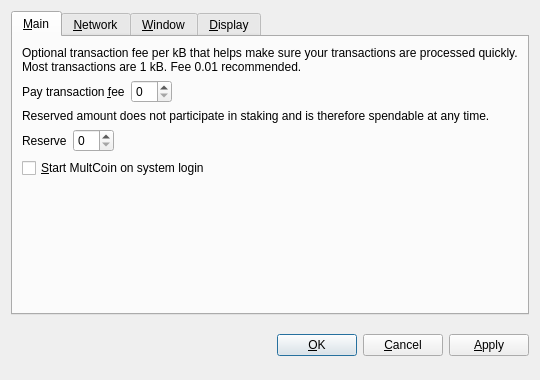
<?xml version="1.0" encoding="UTF-8"?>
<ui version="4.0">
 <class>OptionsDialog</class>
 <widget class="QDialog" name="OptionsDialog">
  <property name="geometry">
   <rect>
    <x>0</x>
    <y>0</y>
    <width>540</width>
    <height>380</height>
   </rect>
  </property>
  <property name="windowTitle">
   <string>Options</string>
  </property>
  <property name="modal">
   <bool>true</bool>
  </property>
  <layout class="QVBoxLayout" name="verticalLayout">
   <item>
    <widget class="QTabWidget" name="tabWidget">
     <property name="tabPosition">
      <enum>QTabWidget::North</enum>
     </property>
     <property name="currentIndex">
      <number>0</number>
     </property>
     <widget class="QWidget" name="tabMain">
      <attribute name="title">
       <string>&amp;Main</string>
      </attribute>
      <layout class="QVBoxLayout" name="verticalLayout_Main">
       <item>
        <widget class="QLabel" name="transactionFeeInfoLabel">
         <property name="text">
          <string>Optional transaction fee per kB that helps make sure your transactions are processed quickly. Most transactions are 1 kB. Fee 0.01 recommended.</string>
         </property>
         <property name="textFormat">
          <enum>Qt::PlainText</enum>
         </property>
         <property name="wordWrap">
          <bool>true</bool>
         </property>
        </widget>
       </item>
       <item>
        <layout class="QHBoxLayout" name="horizontalLayoutFee">
         <item>
          <widget class="QLabel" name="transactionFeeLabel">
           <property name="text">
            <string>Pay transaction &amp;fee</string>
           </property>
           <property name="textFormat">
            <enum>Qt::PlainText</enum>
           </property>
           <property name="buddy">
            <cstring>transactionFee</cstring>
           </property>
          </widget>
         </item>
         <item>
          <widget class="BitcoinAmountField" name="transactionFee"/>
         </item>
         <item>
          <spacer name="horizontalSpacerFee">
           <property name="orientation">
            <enum>Qt::Horizontal</enum>
           </property>
           <property name="sizeHint" stdset="0">
            <size>
             <width>40</width>
             <height>20</height>
            </size>
           </property>
          </spacer>
         </item>
        </layout>
       </item>
       <item>
        <widget class="QLabel" name="reserveBalanceInfoLabel">
         <property name="text">
          <string>Reserved amount does not participate in staking and is therefore spendable at any time.</string>
         </property>
         <property name="textFormat">
          <enum>Qt::PlainText</enum>
         </property>
         <property name="wordWrap">
          <bool>true</bool>
         </property>
        </widget>
       </item>
       <item>
        <layout class="QHBoxLayout" name="horizontalLayoutReserveBalance">
         <item>
          <widget class="QLabel" name="reserveBalanceLabel">
           <property name="text">
            <string>Reserve</string>
           </property>
           <property name="textFormat">
            <enum>Qt::PlainText</enum>
           </property>
           <property name="buddy">
            <cstring>reserveBalance</cstring>
           </property>
          </widget>
         </item>
         <item>
          <widget class="BitcoinAmountField" name="reserveBalance"/>
         </item>
         <item>
          <spacer name="horizontalSpacerReserveBalance">
           <property name="orientation">
            <enum>Qt::Horizontal</enum>
           </property>
           <property name="sizeHint" stdset="0">
            <size>
             <width>40</width>
             <height>20</height>
            </size>
           </property>
          </spacer>
         </item>
        </layout>
       </item>
       <item>
        <widget class="QCheckBox" name="bitcoinAtStartup">
         <property name="toolTip">
          <string>Automatically start MultCoin after logging in to the system.</string>
         </property>
         <property name="text">
          <string>&amp;Start MultCoin on system login</string>
         </property>
        </widget>
       </item>
       <item>
        <spacer name="verticalSpacer_Main">
         <property name="orientation">
          <enum>Qt::Vertical</enum>
         </property>
         <property name="sizeHint" stdset="0">
          <size>
           <width>20</width>
           <height>40</height>
          </size>
         </property>
        </spacer>
       </item>
      </layout>
     </widget>
     <widget class="QWidget" name="tabNetwork">
      <attribute name="title">
       <string>&amp;Network</string>
      </attribute>
      <layout class="QVBoxLayout" name="verticalLayout_Network">
       <item>
        <widget class="QCheckBox" name="mapPortUpnp">
         <property name="toolTip">
          <string>Automatically open the MultCoin client port on the router. This only works when your router supports UPnP and it is enabled.</string>
         </property>
         <property name="text">
          <string>Map port using &amp;UPnP</string>
         </property>
        </widget>
       </item>
       <item>
        <widget class="QCheckBox" name="connectSocks">
         <property name="toolTip">
          <string>Connect to the MultCoin network through a SOCKS proxy (e.g. when connecting through Tor).</string>
         </property>
         <property name="text">
          <string>&amp;Connect through SOCKS proxy:</string>
         </property>
        </widget>
       </item>
       <item>
        <layout class="QHBoxLayout" name="horizontalLayout_Network">
         <item>
          <widget class="QLabel" name="proxyIpLabel">
           <property name="text">
            <string>Proxy &amp;IP:</string>
           </property>
           <property name="textFormat">
            <enum>Qt::PlainText</enum>
           </property>
           <property name="buddy">
            <cstring>proxyIp</cstring>
           </property>
          </widget>
         </item>
         <item>
          <widget class="QValidatedLineEdit" name="proxyIp">
           <property name="maximumSize">
            <size>
             <width>140</width>
             <height>16777215</height>
            </size>
           </property>
           <property name="toolTip">
            <string>IP address of the proxy (e.g. 127.0.0.1)</string>
           </property>
          </widget>
         </item>
         <item>
          <widget class="QLabel" name="proxyPortLabel">
           <property name="text">
            <string>&amp;Port:</string>
           </property>
           <property name="textFormat">
            <enum>Qt::PlainText</enum>
           </property>
           <property name="buddy">
            <cstring>proxyPort</cstring>
           </property>
          </widget>
         </item>
         <item>
          <widget class="QLineEdit" name="proxyPort">
           <property name="maximumSize">
            <size>
             <width>55</width>
             <height>16777215</height>
            </size>
           </property>
           <property name="toolTip">
            <string>Port of the proxy (e.g. 9050)</string>
           </property>
          </widget>
         </item>
         <item>
          <widget class="QLabel" name="socksVersionLabel">
           <property name="text">
            <string>SOCKS &amp;Version:</string>
           </property>
           <property name="textFormat">
            <enum>Qt::PlainText</enum>
           </property>
           <property name="buddy">
            <cstring>socksVersion</cstring>
           </property>
          </widget>
         </item>
         <item>
          <widget class="QValueComboBox" name="socksVersion">
           <property name="toolTip">
            <string>SOCKS version of the proxy (e.g. 5)</string>
           </property>
          </widget>
         </item>
         <item>
          <spacer name="horizontalSpacer_Network">
           <property name="orientation">
            <enum>Qt::Horizontal</enum>
           </property>
           <property name="sizeHint" stdset="0">
            <size>
             <width>40</width>
             <height>20</height>
            </size>
           </property>
          </spacer>
         </item>
        </layout>
       </item>
       <item>
        <spacer name="verticalSpacer_Network">
         <property name="orientation">
          <enum>Qt::Vertical</enum>
         </property>
         <property name="sizeHint" stdset="0">
          <size>
           <width>20</width>
           <height>40</height>
          </size>
         </property>
        </spacer>
       </item>
      </layout>
     </widget>
     <widget class="QWidget" name="tabWindow">
      <attribute name="title">
       <string>&amp;Window</string>
      </attribute>
      <layout class="QVBoxLayout" name="verticalLayout_Window">
       <item>
        <widget class="QCheckBox" name="minimizeToTray">
         <property name="toolTip">
          <string>Show only a tray icon after minimizing the window.</string>
         </property>
         <property name="text">
          <string>&amp;Minimize to the tray instead of the taskbar</string>
         </property>
        </widget>
       </item>
       <item>
        <widget class="QCheckBox" name="minimizeOnClose">
         <property name="toolTip">
          <string>Minimize instead of exit the application when the window is closed. When this option is enabled, the application will be closed only after selecting Quit in the menu.</string>
         </property>
         <property name="text">
          <string>M&amp;inimize on close</string>
         </property>
        </widget>
       </item>
       <item>
        <spacer name="verticalSpacer_Window">
         <property name="orientation">
          <enum>Qt::Vertical</enum>
         </property>
         <property name="sizeHint" stdset="0">
          <size>
           <width>20</width>
           <height>40</height>
          </size>
         </property>
        </spacer>
       </item>
      </layout>
     </widget>
     <widget class="QWidget" name="tabDisplay">
      <attribute name="title">
       <string>&amp;Display</string>
      </attribute>
      <layout class="QVBoxLayout" name="verticalLayout_Display">
       <item>
        <layout class="QHBoxLayout" name="horizontalLayout_1_Display">
         <item>
          <widget class="QLabel" name="langLabel">
           <property name="text">
            <string>User Interface &amp;language:</string>
           </property>
           <property name="textFormat">
            <enum>Qt::PlainText</enum>
           </property>
           <property name="buddy">
            <cstring>lang</cstring>
           </property>
          </widget>
         </item>
         <item>
          <widget class="QValueComboBox" name="lang">
           <property name="toolTip">
            <string>The user interface language can be set here. This setting will take effect after restarting MultCoin.</string>
           </property>
          </widget>
         </item>
        </layout>
       </item>
       <item>
        <layout class="QHBoxLayout" name="horizontalLayout_2_Display">
         <item>
          <widget class="QLabel" name="unitLabel">
           <property name="text">
            <string>&amp;Unit to show amounts in:</string>
           </property>
           <property name="textFormat">
            <enum>Qt::PlainText</enum>
           </property>
           <property name="buddy">
            <cstring>unit</cstring>
           </property>
          </widget>
         </item>
         <item>
          <widget class="QValueComboBox" name="unit">
           <property name="toolTip">
            <string>Choose the default subdivision unit to show in the interface and when sending coins.</string>
           </property>
          </widget>
         </item>
        </layout>
       </item>
       <item>
        <widget class="QCheckBox" name="displayAddresses">
         <property name="toolTip">
          <string>Whether to show MultCoin addresses in the transaction list or not.</string>
         </property>
         <property name="text">
          <string>&amp;Display addresses in transaction list</string>
         </property>
        </widget>
       </item>
       <item>
        <widget class="QCheckBox" name="coinControlFeatures">
         <property name="toolTip">
          <string>Whether to show coin control features or not.</string>
         </property>
         <property name="text">
          <string>Display coin &amp;control features (experts only!)</string>
         </property>
        </widget>
       </item>
       <item>
        <spacer name="verticalSpacer_Display">
         <property name="orientation">
          <enum>Qt::Vertical</enum>
         </property>
         <property name="sizeHint" stdset="0">
          <size>
           <width>20</width>
           <height>40</height>
          </size>
         </property>
        </spacer>
       </item>
      </layout>
     </widget>
    </widget>
   </item>
   <item>
    <layout class="QHBoxLayout" name="horizontalLayout_Buttons">
     <item>
      <spacer name="horizontalSpacer_1">
       <property name="orientation">
        <enum>Qt::Horizontal</enum>
       </property>
       <property name="sizeHint" stdset="0">
        <size>
         <width>40</width>
         <height>48</height>
        </size>
       </property>
      </spacer>
     </item>
     <item>
      <widget class="QLabel" name="statusLabel">
       <property name="font">
        <font>
         <weight>75</weight>
         <bold>true</bold>
        </font>
       </property>
       <property name="text">
        <string/>
       </property>
       <property name="textFormat">
        <enum>Qt::PlainText</enum>
       </property>
       <property name="wordWrap">
        <bool>true</bool>
       </property>
      </widget>
     </item>
     <item>
      <spacer name="horizontalSpacer_2">
       <property name="orientation">
        <enum>Qt::Horizontal</enum>
       </property>
       <property name="sizeHint" stdset="0">
        <size>
         <width>40</width>
         <height>48</height>
        </size>
       </property>
      </spacer>
     </item>
     <item>
      <widget class="QPushButton" name="okButton">
       <property name="text">
        <string>&amp;OK</string>
       </property>
      </widget>
     </item>
     <item>
      <widget class="QPushButton" name="cancelButton">
       <property name="text">
        <string>&amp;Cancel</string>
       </property>
       <property name="autoDefault">
        <bool>false</bool>
       </property>
      </widget>
     </item>
     <item>
      <widget class="QPushButton" name="applyButton">
       <property name="text">
        <string>&amp;Apply</string>
       </property>
       <property name="autoDefault">
        <bool>false</bool>
       </property>
      </widget>
     </item>
    </layout>
   </item>
  </layout>
 </widget>
 <customwidgets>
  <customwidget>
   <class>BitcoinAmountField</class>
   <extends>QSpinBox</extends>
   <header>bitcoinamountfield.h</header>
  </customwidget>
  <customwidget>
   <class>QValueComboBox</class>
   <extends>QComboBox</extends>
   <header>qvaluecombobox.h</header>
  </customwidget>
  <customwidget>
   <class>QValidatedLineEdit</class>
   <extends>QLineEdit</extends>
   <header>qvalidatedlineedit.h</header>
  </customwidget>
 </customwidgets>
 <resources/>
 <connections/>
</ui>
